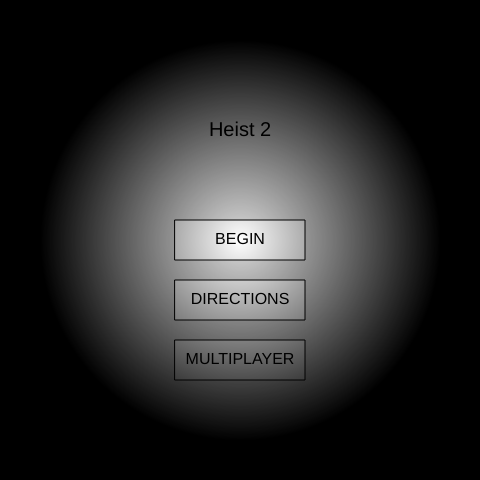
Frame 1 (no input)
Frame 60 (no input): identical to frame 1, image omitted
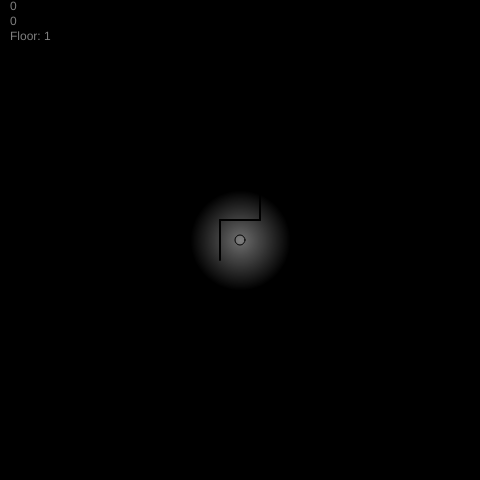
Frame 120 (the mouse pressed at the canvas centre since frame 60)

The p5.js sketch that drew these frames (run headless with seeded random() and noise() and a simulated clock; from frame 60 on, the mouse is pressed at the canvas centre):

// p5.js sketch
// ── sketch.js
//Public version -- DO NOT EDIT


//this data is used for pseudo-randomly creating the maze
var randomData = [[8,5,3,2,6,5],[1,7,3,0,7,7],[4,6,2,0,9,4],[6,8,4,1,1,0],[2,1,5,0,4,6],[7,6,7,7,5,1],[5,1,0,3,7,9],[3,7,7,4,4,4],[3,9,2,9,3,9],[7,1,2,7,7,2],[9,1,7,9,6,4],[6,8,6,0,3,2],[8,5,2,9,6,2],[4,5,2,9,8,5],[6,2,5,2,5,8],[1,6,0,9,6,6],[0,2,8,6,8,6],[1,5,4,5,7,9],[5,0,3,4,1,2],[4,1,9,6,0,5],[3,3,2,0,2,4],[7,3,0,1,7,2],[4,2,8,8,3,3],[2,6,7,6,2,8],[9,6,7,0,7,8],[7,9,0,2,1,8],[9,5,2,2,9,1],[0,7,4,2,1,7],[2,6,2,7,2,9],[4,2,4,5,4,6],[4,6,6,2,0,7],[8,7,6,9,6,1],[1,0,6,6,3,8],[5,7,1,2,0,7],[1,9,3,8,9,6],[8,3,5,4,9,9],[3,6,1,4,6,1],[5,7,4,2,3,2],[9,8,2,6,1,2],[5,6,1,5,0,1],[2,7,9,8,0,2],[2,0,8,9,3,0],[2,0,7,8,3,0],[1,0,7,8,6,6],[1,1,4,2,8,2],[4,1,7,1,8,6],[4,2,6,6,1,5],[3,7,3,7,1,4],[0,3,8,1,0,2],[9,4,0,7,6,0],[0,6,8,8,1,8],[6,0,3,4,9,6],[6,0,6,1,8,3],[0,8,5,5,7,1],[5,1,1,2,0,5],[8,5,9,8,8,2],[1,3,9,3,0,2],[4,0,0,0,8,8],[9,7,9,4,3,1],[3,8,2,6,4,0],[6,5,8,7,8,4],[0,8,6,9,0,5],[5,4,6,1,9,4],[7,7,2,9,6,4],[8,1,4,1,2,2],[9,5,8,2,5,6],[5,8,8,4,2,3],[1,0,2,3,6,6],[9,0,3,0,0,2],[8,8,1,3,0,5],[5,8,6,1,0,5],[6,5,1,0,6,3],[4,8,4,8,9,6],[9,2,5,1,9,7],[8,4,0,0,6,4],[3,4,5,7,0,4],[8,8,7,9,2,8],[8,7,1,4,3,2],[7,4,5,3,6,3],[8,9,7,0,7,7],[5,4,8,0,7,2],[6,3,1,6,0,0],[4,4,8,8,4,7],[9,3,7,0,4,7],[5,5,3,4,2,0],[5,2,6,3,2,5],[0,8,9,4,3,1],[7,8,2,6,9,3],[5,6,9,7,4,4],[2,3,8,5,0,4]];
var dataOn = -1;
var randomData2 = [[8,8,0,8,9,0],[6,8,6,1,0,1],[6,0,0,0,4,8],[4,0,6,9,1,5],[8,9,1,4,2,7],[8,3,5,2,6,5],[2,4,3,7,1,9],[0,3,7,2,0,2],[1,7,5,4,0,6],[7,5,0,6,6,5],[9,6,5,9,8,3],[9,1,3,1,1,5],[9,0,7,7,5,0],[0,8,8,1,1,6],[7,7,9,6,0,2],[4,7,9,4,2,3],[3,4,2,7,1,1],[4,4,2,8,0,6],[0,8,9,1,6,1],[7,9,6,1,3,4],[7,7,6,7,2,8],[0,7,1,9,0,6],[3,5,5,1,0,6],[1,7,1,4,6,7],[6,1,1,0,6,8],[1,6,6,4,9,7],[3,0,2,3,5,8],[0,9,7,0,9,4],[1,4,2,6,6,3],[3,5,7,8,9,4],[6,5,7,5,5,0],[1,7,4,6,5,2],[1,6,7,8,6,7],[6,5,6,8,8,9],[5,8,4,8,7,0],[2,0,6,1,9,2],[9,8,4,9,7,2],[2,6,2,5,4,9],[4,9,3,9,0,7],[2,1,8,5,8,6],[1,4,4,6,8,3],[1,3,6,2,8,5],[5,6,0,4,7,1],[9,6,8,3,3,3],[8,1,8,4,0,5],[4,6,2,8,6,8],[7,2,9,4,6,3],[8,8,8,2,6,7],[4,8,1,3,4,3],[4,6,8,2,2,5],[3,3,2,8,7,0],[5,5,4,4,3,4],[9,3,3,0,6,8],[0,3,9,0,6,3],[2,2,1,6,9,1],[3,1,2,3,5,0],[2,8,3,8,3,5],[1,4,1,2,5,6],[3,2,1,2,3,7]];
var dataOn2 = -1;
var randomFloorData = [3,3,2,3,2,0,0,3,3,0,2,3,0,3,0,1,3,1,1,0];
var floorDataOn = -1;
var playerData = [];//6-digit code used to create every object's location
var playerFloorData;//1 digit used to create every object's floor number
var playerInputLength = 7;
var playerInput = [];//7 digits input by the player, or randomly assigned if not in multiplayer mode
var pressingInput = false;//used for typing in code


var lineAmount = 1100;//number of lines on each floor
var lineSize = 40;//length of each line
var screenLinesWidth = 30;//amount of lines across the maze
var screenSize = lineSize*screenLinesWidth;//size of the maze
var spacing = 40;
var lineAngles = 4;//everything is square. DO NOT CHANGE THIS
var lines = [];//2D array, containing arrays for lines on each floor, containing information for each line. 
var outerWalls = [[240-(screenSize/2),240-(screenSize/2),240+(screenSize/2),240-(screenSize/2)],
            [240-screenSize/2,240-screenSize/2,240-screenSize/2,240+screenSize/2],
            [240-(screenSize/2),240+(screenSize/2),240+(screenSize/2),240+(screenSize/2)],
            [240+screenSize/2,240-screenSize/2,240+screenSize/2,240+screenSize/2]];//line info for borders of the maze


var floors = 4;//number of floors
var floorOn = 0;//floor the player is currently on
var switchingFloors = false;//used when fading out to switch floors

var playerX = lineSize/2;
var playerY = lineSize/2;
var playerSpeed = 3;
var playerSize = 10;


//all object arrays contain arrays for each individual object, with [x position, y position, floor number]

var coinAmount = 25;
var coins = [];
var coinSize = 10;
var coinsGot = 0;//how many coins the player has collected
var coinViewRadius = 100;//radius of circle of coins when viewing in inventory
var coinViewSize = 20;//size of coins when viewing in inventory

//var lightBubble;
var lightBubbles = [];//array of images with clear centers, creating illusion of a dim light
var lightRadii = [50,75,100,125,150,175,200];//radii of clear center of each image
var lightOn = 0;//which image is currently being shown

var flashlights = [];
var flashlightSize = 10;



var maps = [];//array of maze objects
var mapSymbolSize = 20;//size of map symbol in maze
var mapSize = 350;//size of map when viewing it
var mapsOwned = [];//array of booleans, for which map of each floor you own

var inventoryUp = false;//if inventory bar is up
var inventory = [true,false,false,false,false];//boolean for each item that is visible in inventory:
/*
coins - 0
maps - 1
roof panel scraps - 2
keys - 3
code scrap - 4
*/
var inventoryOpen = -1;//int value for which inventory item is open, -1 if none
var pressingSpace = false;
var inventorySymbolSize = 50;
var inventorySymbolSpacing = 20;

var roofPanel = [];
var scraps = [];
var scrapSymbolSize = 20;
var scrapAmount = 4;
var scrapsOwned = 0;
var panelNumOn = 0;
var scrapSize = 350;

var panelCode = [];//code used to escape at the end of the game
var panelCodeLength = 6;
var escaped = false;

var keys = [];
var keyAmount = 4;//if you want to change this, you have to change keyAt array in key viewing section
var keySymbolSize = 20;
var keysOwned = 0;

var office = [];
var officeDecimal = [];

//message is displayed when an object is collected
var message = "";//each object sets this to the object's name when picked up
var messageStart = 60;//what the messageOn number counts up to - increase to make message last on the screen longer
var messageOn = messageStart;//keeps track of how long message has been up
var mainMessage = "You found a ";
var messageHeight = 50;
var messageWidth = 80;
var messageRadius = 10;//roundness of corners
var messageTextSize = 12;
var messageX = 240;
var messageY = 240 - (20+messageHeight/2);
var messageMove = 0.5;//how much the message moves

var objectsCreated = [];//used by createObject() function to make sure no objects overlap

var switchFloorLength = 40;//(half of) how long it takes to switch floors
var switchFloorOn = switchFloorLength;//counts up when switching floors, affecting how dark the screen is
var switchFloorTo = 0;




//determine which screen is currently being viewed
var menuScreenOn = true;
var gameScreenOn = false;
var directionScreenOn = false;
var switchingScreens = false;
var winScreenOn = false;
var multiplayerScreenOn = false;

var switchScreenLength = 40;//(half of) how long it takes to fade in and out when changing screens
var switchScreenOn = switchScreenLength;
var switchScreenTo;

var directions = ["You have a mission that you have been planning for twelve years: break into the famous Museum of Priceless Artifacts and rob everything in it. This is an incredibly lucrative job, but very dangerous. It will take intuition, strategy, and patience.\n[Press space to continue]",
                 "Your team is able to shut down the fans in the duct system for ten seconds: just enough time for you to get inside. This is a one-way ticket, though. Once inside, you will have to navigate through the labrynthine museum, finding artifacts and any discarded possessions that could help you find a way to escape without detection",
                 "Your mission is to find all " + coinAmount + " gold coins on exhibit throughout the " + floors + " floors of the museum. Each coin is worth a quarter of a million dollars. Escaping the museum with all of them would make this one of the most profitable heists ever completed.",
                 "You can navigate through the museum using the arrow keys, and go up and down floors using the W and S keys. You will encounter many objects throughout the heist. If not immediately used, these objects will be stored in your inventory. To view your inventory, press Space, and select an item or press its corresponding number key to view it.",
                  "When using multiplayer mode, multiple accomplices can use the same 7-digit code to enter identical museums. While you cannot interact with each other within your heists, you can work together to search the museum. You can also use a code to retry a heist, and get a better time.",
                  "During your heist, you may need to enter a code to unlock a passage way. To do so, simply locate the passage way using your location displayed at the top left corner of the screen, and type out the code when you are relatively close to it.",
                 "You are now ready to begin your heist.\nGood luck."];
var directionSpacing = false;
var directionsUp = 0;

var timeStarted;
var timeTaken;

function setup() {
  createCanvas(480, 480);
  angleMode(DEGREES);
  rectMode(CENTER);
  
  makeAllLightBubbles();
}




function draw() {
  background(220);
  
  
  //opening screen. You can begin the game, view directions, or begin the game using multiplayer mode
  if (menuScreenOn){
    textSize(20);
    textAlign(CENTER,CENTER);
    fill(0);
    text("Heist 2",240,130);
    
    textSize(16);
    
    //shows buttons. If clicked, it begins the fade effect
    if (makeButton(["BEGIN",240,240,130,40]) && switchScreenOn == switchScreenLength){
      switchScreenOn = -1*switchScreenLength;
      switchScreenTo = "game";
    }
    if (makeButton(["DIRECTIONS",240,300,130,40]) && switchScreenOn == switchScreenLength){
      switchScreenOn = -1*switchScreenLength;
      switchScreenTo = "directions";
    }
    if (makeButton(["MULTIPLAYER",240,360,130,40]) && switchScreenOn == switchScreenLength){
      switchScreenOn = -1*switchScreenLength;
      switchScreenTo = "multiplayer";
    }
    
    //when a button is clicked and fade effect is fully black, it switches screens
    if (switchScreenOn == 0){
      menuScreenOn = false;
      switchScreenOn ++;
      if (switchScreenTo == "game"){
        playerFloorData = floor(random(floors-1));
        for (var i = 0; i < playerInputLength-1; i ++){
          append(playerData,floor(random(0,10)));
        }
        
        createMaze();
        gameScreenOn = true;
      }else if (switchScreenTo == "directions"){
        directionScreenOn = true;
        directionsUp = 0;
      }else if (switchScreenTo == "multiplayer"){
        multiplayerScreenOn = true;
      }
    }
    
    image(lightBubbles[6],0,0);
    
    textSize(12);
    textAlign(LEFT,BASELINE);
  }
  
  //screen showing the directions. Space bar is used to move through each page of directions
  if (directionScreenOn){
    textAlign(CENTER,CENTER);
    textSize(14);
    fill(0);
    
    text(directions[directionsUp],240,240,300,300);
    
    if (keyIsDown(32) && !directionSpacing){
      directionSpacing = true;
      switchScreenOn = -1*switchScreenLength;
    }
    if (directionSpacing && !keyIsDown(32)){
      directionSpacing = false;
    }
    
    if (switchScreenOn == 0){
      directionsUp ++;
      switchScreenOn ++;
      if (directionsUp >= directions.length){
        directionScreenOn = false;
        menuScreenOn = true;
      }
    }
    
    image(lightBubbles[6],0,0);
    textAlign(LEFT,BASELINE);
    textSize(12);
  }
  
  //screen viewed after finishing game. Cannot leave from it
  if (winScreenOn){
    textAlign(CENTER,CENTER);
    textSize(14);
    text("You escaped, with " + coinsGot + " gold coins.\nYour heist was a success, and you can now live a calm, quiet life of wealth and luxury.\n\nThat is, until you plan your next heist.\n\nYour time: " + timeTaken + "\nGame code: " + playerData + "," + playerFloorData,240,240,300,300);
    
    image(lightBubbles[6],0,0);
  }
  
  //screen viewed when using multiplayer mode. Shows a box for 7-digit code, which fill with numbers when typed out. Space bar is used to exit screen and begin game
  if (multiplayerScreenOn){
    textAlign(CENTER,CENTER);
    textSize(30);
    
    for (var i = 0; i < playerInputLength; i ++){
      fill(160);
      strokeWeight(2);
      rect(240-(playerInputLength-1)*(45)/2+i*(45),240,40,80);
      fill(0);
      strokeWeight(1);
      if (playerInput.length > i){
        text(playerInput[i],240-(playerInputLength-1)*(45)/2+i*(45),240);
      }
    }
    
    textSize(14);
    text("Enter your 7-digit code.\nPress Space to begin.",240,330);
    
    if (playerInput.length < playerInputLength){
      if (keyIsDown(keyCode) && keyCode > 47 && keyCode < 58){
        if (!pressingInput){
          pressingInput = true;
          append(playerInput,keyCode-48);
        }
      }else if (pressingInput){
        pressingInput = false;
      }
    }
    
    if (keyIsDown(32) && playerInput.length >= playerInputLength && switchScreenOn == switchScreenLength){
      switchScreenOn = -1*switchScreenLength;
    }
    if (switchScreenOn == 0){
      multiplayerScreenOn = false;
      switchScreenOn ++;
      
      playerFloorData = playerInput[playerInputLength-1];
      for (var i = 0; i < playerInputLength-1; i ++){
        append(playerData,playerInput[i]);
      }
      
      createMaze();
      gameScreenOn = true;
    }
    
    image(lightBubbles[6],0,0);
    textAlign(LEFT,BASELINE);
    textSize(12);
  }
  
  //screen for main game
  if (gameScreenOn){
    
    if (escaped && switchScreenOn == 0){
      switchScreenOn ++;
      gameScreenOn = false;
      winScreenOn = true;
      timeTaken = millisToMinutes(millis()-timeStarted);
    }
    
    // ************* operating player controls
    var move = keyControls(playerSpeed);
    
    if (keyIsDown(87)){
      if (!switchingFloors && floorOn < floors-1){
        switchingFloors = true;
        switchFloorOn = -1*switchFloorLength;
        switchFloorTo = 1;
      }
    }else if (keyIsDown(83)){
      if (!switchingFloors && floorOn > 0){
        switchingFloors = true;
        switchFloorOn = -1*switchFloorLength;
        switchFloorTo = -1;
      }
    }else if (switchFloorOn < switchFloorLength){
      switchFloorOn ++;
      if (switchFloorOn == 0){
        floorOn += switchFloorTo;
      }
    }else if (switchingFloors){
      switchingFloors = false;
    }
    
    var canMoveVertical = true;
    var canMoveHorizontal = true;
    
    
    
    // ************* printing lines, testing if player can move
    strokeWeight(2);
    for (var i = 0; i < lines[floorOn].length; i ++){
      var lx1 = lines[floorOn][i][0];
      var ly1 = lines[floorOn][i][1];
      var lx2 = lines[floorOn][i][2];
      var ly2 = lines[floorOn][i][3];
      
      var openedUp = false;
      stroke(0);
      if (keysOwned == keyAmount && scrapsOwned == scrapAmount && floorOn == office[2] && i == 4){
        openedUp = true;
        stroke(0,100);
      }
      if (abs(lx1-playerX-240) < 240+lineSize && abs(ly1-playerY-240) < 240+lineSize || i < 4){
        line(lx1-playerX,ly1-playerY,lx2-playerX,ly2-playerY);
      }
      
      if (!openedUp && circleTouching(lx1-playerX,ly1-playerY,lx2-playerX,ly2-playerY,240+move[0],240,playerSize)){
        canMoveHorizontal = false;
      }
      if (!openedUp && circleTouching(lx1-playerX,ly1-playerY,lx2-playerX,ly2-playerY,240,240+move[1],playerSize)){
        canMoveVertical = false;
      }
    }
    
    
    
    // ************* printing objects
    strokeWeight(1);
    
    // printing coins - 25 for loop
    fill(255,249,31);
    for (var i = coins.length-1; i >= 0; i --){
      if (coins[i][2] == floorOn){
        circle(coins[i][0]-playerX,coins[i][1]-playerY,coinSize);
        if (getDistance(coins[i][0]-playerX,coins[i][1]-playerY,240,240) < coinSize/2 + playerSize/2){
          coinsGot ++;
          coins.splice(i,1);
          message = mainMessage + "gold coin";
          messageOn = 0;
        }
      }
    }
    
    // printing flashlights
    fill(255,0,0);
    for (var i = flashlights.length-1; i >= 0; i --){
      if (flashlights[i][2] == floorOn){
        drawFlashlight(flashlights[i][0]-playerX,flashlights[i][1]-playerY,flashlightSize);
        if (getDistance(flashlights[i][0]-playerX,flashlights[i][1]-playerY,240,240) < flashlightSize/2 + playerSize/2){
          flashlights.splice(i,1);
          lightOn ++;
          message = mainMessage + "flashlight";
          messageOn = 0;
        }
      }
    }
    
    // printing maps
    for (var i = maps.length-1; i >= 0; i --){
      if (maps[i][2] == floorOn){
        drawMap(maps[i][0]-playerX,maps[i][1]-playerY,mapSymbolSize);
        if (getDistance(maps[i][0]-playerX,maps[i][1]-playerY,240,240) < mapSymbolSize/2 + playerSize/2){
          mapsOwned[floorOn] = true;
          maps.splice(i,1);
          inventory[1] = true;
          message = mainMessage + "map";
          messageOn = 0;
        }
      }
    }
    
    
    // printing scraps
    for (var i = scraps.length-1; i >= 0; i --){
      if (scraps[i][2] == floorOn){
        drawScrap(scraps[i][0]-playerX,scraps[i][1]-playerY,scrapSymbolSize);
        if (getDistance(scraps[i][0]-playerX,scraps[i][1]-playerY,240,240) < scrapSymbolSize/2 + playerSize/2){
          scraps.splice(i,1);
          inventory[2] = true;
          scrapsOwned ++;
          message = mainMessage + "scrap of paper";
          messageOn = 0;
        }
      }
    }
    
    
    //printing code scrap
    if (keysOwned == keyAmount && scrapsOwned == scrapAmount && floorOn == office[2] && !inventory[4]){
      drawScrap(office[0]-playerX,office[1]-playerY,scrapSymbolSize);
      if (getDistance(office[0]-playerX,office[1]-playerY,240,240) < scrapSymbolSize/2 + playerSize/2){
        inventory[4] = true;
        message = mainMessage + "scrap of paper";
        messageOn = 0;
      }
    }
    
    
    // printing keys
    fill(255,0,255);
    for (var i = keys.length-1; i >= 0; i --){
      if (keys[i][2] == floorOn){
        drawKey(keys[i][0]-playerX,keys[i][1]-playerY,keySymbolSize);
        if (getDistance(keys[i][0]-playerX,keys[i][1]-playerY,240,240) < keySymbolSize/2 + playerSize/2){
          keys.splice(i,1);
          keysOwned ++;
          inventory[3] = true;
          message = mainMessage + "key";
          messageOn = 0;
        }
      }
    }
    
    
    // print player
    fill(255);
    circle(240,240,playerSize);
    
    
    fill(0);
    
    
    // adding shadow effect
    image(lightBubbles[lightOn],0,0);
    
    
    
    
    // moving player
    if (canMoveHorizontal){
      playerX += move[0];
    }
    if (canMoveVertical){
      playerY += move[1];
    }
    
    
    
    
    // ************* running inventory
    if (keyIsDown(32) && !pressingSpace){
      pressingSpace = true;
      if (inventoryUp || inventoryOpen >= 0){
        inventoryUp = false;
        inventoryOpen = -1;
      }else{
        inventoryUp = true;
      }
    }else if (!keyIsDown(32) && pressingSpace){
      pressingSpace = false;
    }
    
    // showing inventory pop up
    fill(130);
    if (inventoryUp && inventoryOpen == -1){
      for (var i = 0; i < inventory.length; i ++){
        //inventorySymbolSize,inventorySymbolSpacing
        
        if (inventory[i]){
          var symX = inventorySymbolSpacing+inventorySymbolSize/2+i*(inventorySymbolSize+inventorySymbolSpacing);
          var symY = 480-inventorySymbolSpacing-inventorySymbolSize/2;
          
          fill(130);
          if (abs(mouseX-symX) < inventorySymbolSize/2 && abs(mouseY-symY) < inventorySymbolSize/2){
            fill(90);
            if (mouseIsPressed){
              inventoryOpen = i;
            }
          }if (keyIsDown(i+49)){
            inventoryOpen = i;
          }
          
          square(symX,symY,inventorySymbolSize);
          if (i == 0){
            fill(255,249,31);
            circle(symX,symY,inventorySymbolSize*0.3);
          }
          if (i == 1){
            drawMap(symX,symY,inventorySymbolSize*0.4);
          }
          if (i == 2 || i == 4){
            drawScrap(symX,symY,inventorySymbolSize*0.4);
          }
          if (i == 3){
            drawKey(symX,symY,inventorySymbolSize*0.6);
          }
        }
      }
    }
    
    
    //viewing coins
    if (inventoryOpen == 0){
      fill(150);
      square(240,240,scrapSize);
      for (var i = 0; i < coinAmount; i ++){
        if (i < coinsGot){
          fill(255,249,31);
        }else{
          fill(150);
        }
        circle(240+coinViewRadius*cos(i*360/coinAmount-90), 240+coinViewRadius*sin(i*360/coinAmount-90),coinViewSize);
      }
    }
    
    //viewing map
    fill(150);
    if (inventoryOpen == 1){
      square(240,240,mapSize);
      
      if (mapsOwned[floorOn]){
        var mapLineSize = mapSize/screenLinesWidth;
        
        var centerAmount = 240+(mapSize*(-0.2));
        
        for (var i = 0; i < lines[floorOn].length; i ++){
          var mx1 = lines[floorOn][i][0];
          var my1 = lines[floorOn][i][1];
          var mx2 = lines[floorOn][i][2];
          var my2 = lines[floorOn][i][3];
          
          line((centerAmount)+mapSize*mx1/screenSize,(centerAmount)+mapSize*my1/screenSize,(centerAmount)+mapSize*mx2/screenSize,(centerAmount)+mapSize*my2/screenSize);
        }
        fill(255,249,31);
        for (var i = 0; i < coins.length; i ++){
          if (coins[i][2] == floorOn){
            circle(centerAmount+mapSize*coins[i][0]/screenSize,centerAmount+mapSize*coins[i][1]/screenSize,coinSize*2*mapSize/screenSize);
          }
        }
        
        fill(255);
      }
      
      
    }
    
    
    //viewing scraps
    if (inventoryOpen == 2){
      textAlign(CENTER,CENTER);
      var blockAt = [[240-scrapSize/4,240-scrapSize/4],[240+scrapSize/4,240-scrapSize/4],[240-scrapSize/4,240+scrapSize/4],[240+scrapSize/4,240+scrapSize/4]];
      fill(80);
      square(240,240,scrapSize+10);
      fill(150);
      square(240,240,scrapSize);
      noFill();
      for (var i = 0; i < blockAt.length; i ++){
        viewScrap(240,240,scrapSize,i);
      }
      fill(0);
      textSize(30);
      var plusSigns = ["","","",""];
      if (viewCoordinates(roofPanel[0]) > 0){
        plusSigns[0] = "+";
      }
      if (viewCoordinates(roofPanel[1]) > 0){
        plusSigns[1] = "+";
      }
      if (viewCoordinates(office[0]) > 0){
        plusSigns[2] = "+";
      }
      if (viewCoordinates(office[1]) > 0){
        plusSigns[3] = "+";
      }
      text("Roof Escape Panel\nFloor: " + floors + "\n" + plusSigns[0] + round(viewCoordinates(roofPanel[0]),8) + "\n" + plusSigns[1] + round(viewCoordinates(roofPanel[1]),8) + "\nAccess Code Locked in Head Supervisor's Office:\nFloor: " + (office[2]+1) + "\n" + plusSigns[2] + round(viewCoordinates(officeDecimal[0]),8) + "\n" + plusSigns[3] + round(viewCoordinates(officeDecimal[1]),8),240,240,scrapSize,scrapSize);
      textSize(12);
      
      
      fill(0);
      for (var i = scrapsOwned; i < scrapAmount; i ++){
        viewScrap(240,240,scrapSize,i);
      }
      
      
      
      textAlign(LEFT,BASELINE);
    }
    
    //viewing keys
    if (inventoryOpen == 3){
      fill(150);
      square(240,240,mapSize);
      var keyAt = [[240-mapSize/4,240-mapSize/4],[240-mapSize/4,240+mapSize/4],[240+mapSize/4,240-mapSize/4],[240+mapSize/4,240+mapSize/4]];
      for (var i = 0; i < keysOwned; i ++){
        drawKey(keyAt[i][0],keyAt[i][1],100);
      }
    }
    
    
    //viewing code scrap
    if (inventoryOpen == 4){
      fill(150);
      square(240,240,scrapSize);
      textAlign(CENTER,CENTER);
      
      var accessCode = "";
      for (var i = 0; i < panelCode.length; i ++){
        accessCode += panelCode[i];
      }
      
      fill(0);
      textSize(30);
      if (inventory[4]){
        text("Roof Panel Acess Code:\n" + accessCode,240,240);
      }
      textSize(12);
      
      textAlign(LEFT,BASELINE);
    }
    
    
    
    
    // testing for escape through roof panel
    if (getDistance(240+playerX,240+playerY,roofPanel[0],roofPanel[1]) < lineSize/2){
      fill(0,255,0);
      if (keyCode-48 == panelCode[panelNumOn]){
        panelNumOn ++;
        if (panelNumOn == panelCodeLength){
          switchScreenOn = -1*switchScreenLength;
          escaped = true;
        }
      }
    }else{
      panelNumOn = 0;
    }
    
    //showing message when an object is found
    if (messageOn < messageStart){
      messageOn ++;
      fill(100,255-150*messageOn/messageStart);
      rect(messageX,messageY-messageOn*messageMove,messageWidth,messageHeight,messageRadius);
      textAlign(CENTER,CENTER);
      fill(0,255-150*messageOn/messageStart);
      noStroke();
      text(message,messageX,messageY-messageOn*messageMove,messageWidth,messageHeight);
      stroke(0);
      textAlign(LEFT,BASELINE);
    }
    
    //blacking out when switching floors
    if (switchFloorOn < switchFloorLength){
      fill(0,255-255*abs(switchFloorOn)/switchFloorLength);
      square(240,240,480);
    }
    
    // printing player information (coordinates, floor number)
    fill(255);
    text(round(viewCoordinates(240+playerX),8) + "\n" + round(viewCoordinates(240+playerY),8) + "\nFloor: " + (floorOn+1),10,10);
  }
  
  
  if (switchScreenOn < switchScreenLength){
    fill(0,255-255*abs(switchScreenOn)/switchScreenLength);
    square(240,240,480);
    switchScreenOn ++;
  }
  
}


function createMaze(){
  objectsCreated = [];
  
  
  //creating office - can't be on the far left side, exists on every floor, adjacent lines get added to lines array
  office = [round(pseudoRandom(getRandomData(),1,screenSize/spacing-2))*spacing + (240-screenSize/2) + lineSize/2,round(pseudoRandom(getRandomData(),1,screenSize/spacing-2))*spacing + (240-screenSize/2) + lineSize/2,getRandomFloorData()];
  for (var i = 0; i < floors; i ++){
    append(objectsCreated,[office[0],office[1],i]);
  }
  append(officeDecimal,office[0]+round(random(-1,1)*lineSize/8,8));
  append(officeDecimal,office[1]+round(random(-1,1)*lineSize/8,8));
  append(officeDecimal,office[2]);
  
  //creating roof panel, scraps, and roof panel code
  roofPanel = createObject(floors-1);
  roofPanel[0] += round(random(-1,1)*lineSize/8,8);
  roofPanel[1] += round(random(-1,1)*lineSize/8,8);
  for (var i = 0; i < scrapAmount; i ++){
    append(scraps,createObject(getRandomFloorData()));
  }
  for (var i = 0; i < panelCodeLength; i ++){
    append(panelCode,floor(random(0,10)));
  }
  if (panelCode[panelCode.length-1] == panelCode[panelCode.length-2]){
    panelCode[panelCode.length-1] = (panelCode[panelCode.length-1]+1)%10;
  }
  
  //creating keys
  for (var i = 0; i < keyAmount; i ++){
    append(keys,createObject(getRandomFloorData()));
  }
  
  //creating coins
  for (var i = 0; i < coinAmount; i ++){
    append(coins,createObject(getRandomFloorData()));
  }
  
  //creating flashlights
  for (var i = 0; i < lightRadii.length-1; i ++){
    append(flashlights,createObject(getRandomFloorData()));
  }
  
  //creating maps - one on each floor
  for (var i = 0; i < floors; i ++){
    append(maps,createObject(i));
    append(mapsOwned,false);
  }
  
  //creating lines
  for (var x = 0; x < floors; x ++){
    append(lines,[]);
    
    //adding borders
    for (var b = 0; b < outerWalls.length; b ++){
      append(lines[x],outerWalls[b]);
    }
    //adding lines adjacent to office
    append(lines[x],[office[0]-lineSize/2,office[1]-lineSize/2,office[0]-lineSize/2,office[1]+lineSize/2]);
    append(lines[x],[office[0]-lineSize/2,office[1]+lineSize/2,office[0]+lineSize/2,office[1]+lineSize/2]);
    append(lines[x],[office[0]+lineSize/2,office[1]+lineSize/2,office[0]+lineSize/2,office[1]-lineSize/2]);
    append(lines[x],[office[0]+lineSize/2,office[1]-lineSize/2,office[0]-lineSize/2,office[1]-lineSize/2]);
    
    var overlapAmount = 0;
    for (var i = 0; i < lineAmount; i ++){
      
      var testX = round(pseudoRandom(getRandomData(),0,screenSize/spacing))*spacing + (240-screenSize/2);
      var testY = round(pseudoRandom(getRandomData(),0,screenSize/spacing))*spacing + (240-screenSize/2);
      
      var testAngle = getRandomFloorData()*90;
      
      //if it goes over the edge, it gets flipped around
      if (abs((testX + lineSize*cos(testAngle)) - 240) > screenSize/2 || abs((testY + lineSize*sin(testAngle)) - 240) > screenSize/2){
        testAngle += 180;
      }
      
      //no two lines are in the same space
      var overlapping = false;
      for (var b = 0; b < lines[x].length; b ++){
        var lXAvg = (lines[x][b][0] + lines[x][b][2])/2;
        var lYAvg = (lines[x][b][1] + lines[x][b][3])/2;
        var tXAvg = testX+(lineSize/2)*cos(testAngle);
        var tYAvg = testY+(lineSize/2)*sin(testAngle);
        if (lXAvg == tXAvg && lYAvg == tYAvg){
          overlapping = true;
        }
      }
      if (overlapping)
        overlapAmount ++;
      
      if (!overlapping){
        append(lines[x],[testX,testY,testX+lineSize*cos(testAngle),testY+lineSize*sin(testAngle)]);
      }
    }
  }
  
  
  timeStarted = millis();
}

//inputs floor value, outputs pseudo-random location for an object that no other object exists in
function createObject(onFloor){
  var testing = true;
  var testX;
  var testY;
  while(testing){
    testing = false;
    testX = round(pseudoRandom(getRandomData(),0,screenSize/spacing-1))*spacing + (240-screenSize/2) + lineSize/2;
    testY = round(pseudoRandom(getRandomData(),0,screenSize/spacing-1))*spacing + (240-screenSize/2) + lineSize/2;
    for (var i = 0; i < objectsCreated.length; i ++){
      if (testX == objectsCreated[i][0] && testY == objectsCreated[i][1] && onFloor == objectsCreated[i][2]){
        testing = true;
        console.log("redo");
      }
    }
  }
  append(objectsCreated,[testX,testY,onFloor]);
  return [testX,testY,onFloor];
}

//gives a combination of two random data arrays and the player data array. Used for pseudo-random
function getRandomData(){
  dataOn ++;
  if (dataOn >= randomData.length){
    dataOn = 0;
  }
  dataOn2 ++;
  if (dataOn2 >= randomData2.length){
    dataOn2 = 0;
  }
  return mergeLists([randomData[dataOn],randomData2[dataOn2],playerData],10);
}

//outputs combination of random floor data and player floor data - used for pseudo random
function getRandomFloorData(){
  floorDataOn ++;
  if (floorDataOn >= randomFloorData.length){
    floorDataOn = 0;
  }
  return (randomFloorData[floorDataOn]+playerFloorData)%floors;
}

//inputs a list of numbers, and a max and min range for the random output
//output a seemingly random number, that is always recreated using that same list of numbers
function pseudoRandom(numList,min,max){
  var shuffledNums = [[4, 6, 9, 5, 3, 0, 1, 7, 8, 2],
                      [3, 6, 9, 5, 4, 7, 2, 8, 0, 1],
                      [5, 2, 9, 4, 8, 1, 7, 6, 3, 0],
                      [0, 2, 3, 4, 6, 1, 9, 8, 5, 7],
                      [0, 4, 6, 7, 3, 5, 9, 2, 8, 1],
                      [7, 6, 2, 0, 5, 4, 8, 1, 3, 9],
                      [7, 0, 3, 8, 9, 5, 6, 4, 2, 1],
                      [6, 0, 1, 5, 8, 4, 9, 2, 3, 7],
                      [1, 5, 8, 3, 0, 4, 7, 2, 6, 9],
                      [9, 8, 6, 5, 0, 1, 2, 3, 7, 4]];
  var rand = 0;
  for (var i = 0; i < numList.length; i ++){
    rand += shuffledNums[numList[i]][numList[(i+1)%numList.length]] * pow(10,-1*(i+1));
  }
  rand *= max-min;
  rand += min;
  
  rand = round(rand,10);
  return rand;
}

//inputs a radius value, outputs a black image with a clear center, which fades in from that radius
function createLightBubble(lightRadius){
  var newLight = createImage(480,480);
  newLight.loadPixels();
  for (var i = 0; i < newLight.width; i ++){
    for (var x = 0; x < newLight.height; x ++){
      var lightAlpha = round(255*getDistance(i,x,240,240)/lightRadius);
      if (lightAlpha > 255){
        lightAlpha = 255;
      }
      newLight.set(i,x,color(0,0,0,lightAlpha));
    }
  }
  newLight.updatePixels();
  return newLight;
}

//makes a light bubble image for every radius value in lightRadii array
function makeAllLightBubbles(){
  for (var i = 0; i < lightRadii.length; i ++){
    append(lightBubbles,createLightBubble(lightRadii[i]));
  }
}

//inputs a value of milliseconds
//outputs a string value with format MINUTES:SECONDS
function millisToMinutes(milVal){
  milVal /= 1000;
  var minutes = floor(milVal/60);
  var seconds = round(milVal-(minutes*60));
  if (seconds < 10){
    return "" + minutes + ":0" + seconds;
  }
  return "" + minutes + ":" + seconds;
}


//inputs button array, containing [text,x position, y position, width, height, (font size)]
//displays the button, slightly darker if mouse is hovering over it
//outputs boolean for if the button is being clicked
function makeButton(button){
  textAlign(CENTER,CENTER);
  if (button.length == 6){
    textSize(button[5]);
  }
  
  var touching = false;
  fill(255);
  if (abs(mouseX-button[1]) < button[3]/2 && abs(mouseY-button[2]) < button[4]/2){
    fill(150);
    touching = true;
  }
  
  rect(button[1],button[2],button[3],button[4]);
  fill(0);
  text(button[0],button[1],button[2],button[3],button[4]);
  
  textAlign(LEFT,BASELINE);
  
  if (touching && mouseIsPressed){
    return true;
  }
  return false;
}

//used throughout code to make player coordinates more user friendly
function viewCoordinates(pos){
  return pos-260;
}

//draws symbol of map in maze
function drawMap(xPos,yPos,size){
  
  fill(255);
  
  var mapPic = [[[31,33],[54,211],[32,411],[221,440],[406,419],[427,215],[393,25],[234,46],[30,30]],[[84,57],[103,183],[223,179],[347,154],[361,217],[344,361],[238,378],[100,354],[108,277],[244,295],[296,281]],[[138,105],[233,103],[332,76],[336,108]],[[136,222],[239,227],[310,216]]];
  
  for (var x = 0; x < mapPic.length; x ++){
    if (x > 0){
      noFill();
      stroke(255,0,0);
    }
    beginShape();
    for (var i = 0; i < mapPic[x].length; i ++){
      vertex(xPos+size*(240-mapPic[x][i][0])/480,yPos+(-1)*size*(240-mapPic[x][i][1])/480);
    }
    endShape();
  }
  fill(0);
  stroke(0);
}

//draws symbol of key in maze
function drawKey(xPos,yPos,size){
  fill(70,70,90);
  var shaftAmount = 0.7;
  strokeWeight(2);
  rect(xPos+0.5*size*(1-shaftAmount),yPos,size*shaftAmount,size*0.1);
  circle(xPos-size*0.3,yPos,size*0.4);
  
  
  rect(xPos+0.475*size,yPos-0.05*size,0.05*size,0.2*size);
  rect(xPos+0.35*size,yPos-0.05*size,0.05*size,0.2*size);
  
  noStroke();
  rect(xPos+0.5*size*(1-shaftAmount),yPos,size*shaftAmount*0.9,size*0.1*0.9);
  stroke(0);
  strokeWeight(1);
  
}

//draws symbol of flashlight in maze
function drawFlashlight(xPos,yPos,size){
  fill(80,100,155);
  var fHeight = 0.75*size;
  var fWidth = size;
  var fx = xPos + 0.25;
  var fy = yPos;
  var trapWidth = 0.35*fWidth;
  var trapHeight = 1.35*fHeight;
  rect(fx,fy,fWidth,fHeight);
  quad(fx-fWidth/2,fy+fHeight/2,fx-fWidth/2,fy-fHeight/2,fx-fWidth/2-trapWidth,fy-trapHeight/2,fx-fWidth/2-trapWidth,fy+trapHeight/2);
}

//draws symbol of scrap in maze
function drawScrap(xPos,yPos,size){
  fill(255);
  
  var scrapPic = [[55,45],[71,194],[61,246],[145,227],[168,196],[145,227],[75,242],[61,358],[64,435],[187,457],[199,427],[188,401],[213,426],[206,454],[362,438],[355,414],[368,396],[390,394],[390,254],[369,158],[324,131],[325,109],[325,131],[363,155],[361,66],[324,18],[222,31],[209,64],[163,68],[210,63],[214,53],[128,42],[126,54],[105,63],[92,51],[83,39],[55,44],[66,149],[121,157],[134,139],[148,149],[169,159],[197,134],[225,149],[260,137],[244,116],[235,138],[255,153],[297,138],[327,163],[307,188],[275,167],[263,190],[280,197],[295,180],[253,217],[209,202],[197,217],[173,216],[153,230],[127,248],[171,245],[163,256],[203,240],[212,269],[196,266],[234,241],[262,257],[299,250],[321,233],[293,238],[340,221]];
  
  beginShape();
  
  for (var i = 0; i < scrapPic.length; i ++){
    vertex(xPos+size*(240-scrapPic[i][0])/480,yPos+(-1)*size*(240-scrapPic[i][1])/480);
  }
  
  endShape();
  
}

//displays torn quarters of a square when viewing the scraps
function viewScrap(xPos,yPos,size,quadrant){
  var scrapPic = [[[0,0],[242,0],[250,36],[224,44],[247,89],[198,111],[210,112],[206,126],[267,126],[234,179],[215,188],[235,223],[221,253],[153,222],[144,239],[102,256],[98,239],[105,223],[87,231],[78,247],[39,270],[11,259],[0,259],[0,0]],
                  [[243,0],[480,0],[480,265],[438,253],[413,273],[411,290],[386,275],[376,279],[363,255],[386,241],[339,243],[326,263],[297,273],[268,246],[241,263],[227,243],[235,224],[216,189],[234,179],[267,126],[206,126],[210,112],[197,111],[247,88],[225,45],[251,36],[243,0]],
                  [[0,480],[0,260],[14,260],[40,271],[79,245],[87,231],[105,223],[97,240],[102,257],[144,238],[154,223],[220,253],[227,243],[242,263],[246,275],[246,297],[231,286],[200,300],[213,312],[224,307],[246,342],[205,374],[231,388],[246,425],[224,459],[240,480],[2,480]],
                 [[480,266],[480,480],[239,480],[224,458],[245,424],[232,389],[205,374],[245,341],[224,307],[212,311],[201,300],[230,286],[246,296],[246,274],[241,263],[268,247],[297,273],[326,262],[338,243],[385,241],[362,255],[377,280],[385,275],[411,290],[412,273],[439,253],[480,265]]];
  
  beginShape();
  for (var i = 0; i < scrapPic[quadrant].length; i ++){
    vertex(xPos+size*(240-scrapPic[quadrant][i][0])/480,yPos+(-1)*size*(240-scrapPic[quadrant][i][1])/480);
  }
  endShape();
}


//inputs speed of player
//outputs array of x and y directions that the player is moving in
function keyControls(speed){
  var answer = [0,0];
  if (keyIsDown(RIGHT_ARROW)){
    answer[0] = speed;
  }else if (keyIsDown(LEFT_ARROW)){
    answer[0] = -1*speed;
  }
  if (keyIsDown(UP_ARROW)){
    answer[1] = -1*speed;
  }else if (keyIsDown(DOWN_ARROW)){
    answer[1] = speed;
  }
  if (answer[0] != 0 && answer[1] != 0){
    answer[0] /= sqrt(2);
    answer[1] /= sqrt(2);
  }
  return answer;
}

//inputs coordinates for a line, coordinates for a circle, and diameter of the circle
//outputs boolean for if the circle is touching the line
function circleTouching(x1,y1,x2,y2,cx,cy,di){
  var side1 = sqrt(pow(x1-x2,2)+pow(y1-y2,2));
  var side2 = sqrt(pow(x1-cx,2)+pow(y1-cy,2));
  var side3 = sqrt(pow(cx-x2,2)+pow(cy-y2,2));
  var s = (side1+side2+side3)/2;
  var area = sqrt(s * (s-side1) * (s-side2) * (s-side3));
  var height = 2 * area / side1;
  if (height < di/2 && side2-side1 < di/2 && side3-side1 < di/2){
    return true;
  }else{
    return false;
  }
}

//inputs two coordinates, outputs distance between them
function getDistance(x1,y1,x2,y2){
  return sqrt(pow(x1-x2,2) + pow(y1-y2,2));
}



//inputs a 2D array of int values, and an int value
//outputs an array, made up of the corresponding values of each array added up, modulo modAmount
function mergeLists(listArray,modAmount){
  var merged = [];
  var length = 0;
  for (var i = 0; i < listArray.length; i ++){
    if (listArray[i].length > length){
      length = listArray[i].length;
    }
  }
  for (var i = 0; i < length; i ++){
    
    var addAmount = 0;
    for (var x = 0; x < listArray.length; x ++){
      if (i < listArray[x].length){
        addAmount += listArray[x][i];
      }
    }
    
    append(merged,(addAmount)%modAmount);
  }
  return merged;
}
